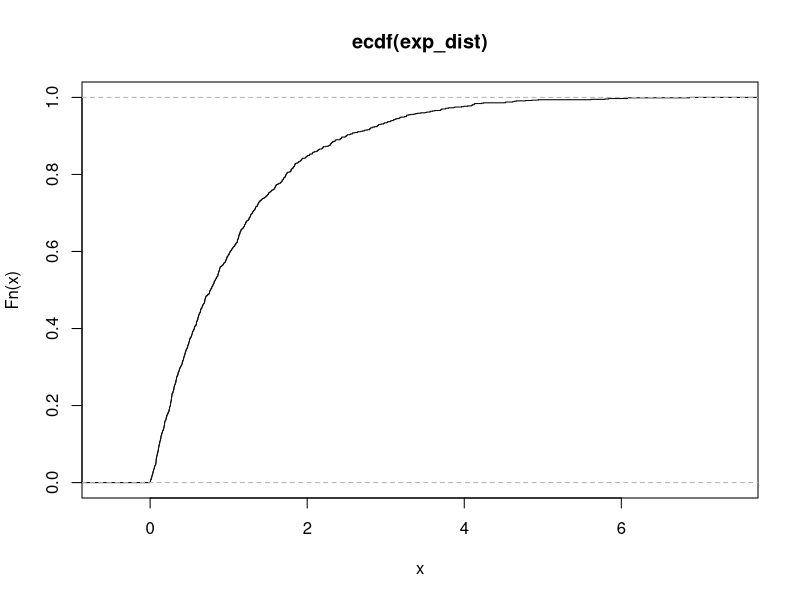
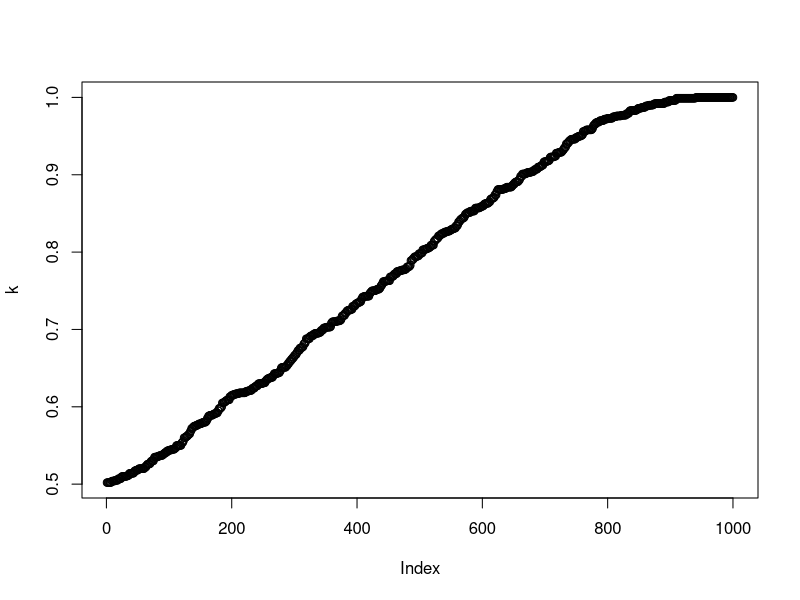

Recreate these plots in R, in order.
#-----[a]------------
exp_dist <- rexp(1000)
sort(exp_dist)
exp_dist
emperical_cdf <- ecdf(exp_dist)
# png(filename='3_a.png')
plot(emperical_cdf)
# dev.off()
#-----------[b]--------
# uniform distribution. F(x) has a uniform distribtion
random <- rnorm(1000)
new_emperical <- ecdf(random)
# plot(new_emperical)
k <- new_emperical(sort(exp_dist))
# png(filename='3_c.png')
plot(k)
# dev.off()
#----------[c]------------
#emperical cdf sums 1/n for every argument irrespective of the value 
#it will have the same distribution as long as number of values are similar
